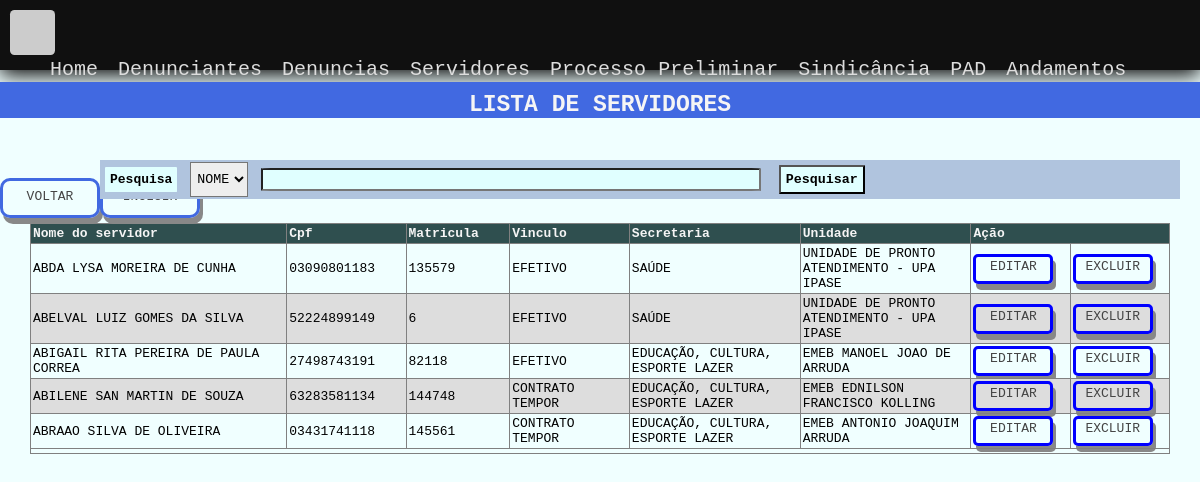
The app's page /servidor with its own data.
### tables this page shows
CREATE TABLE `servidor` (
  `id_servidor` int(11) NOT NULL,
  `nome_servidor` varchar(100) NOT NULL,
  `cpf` varchar(11) NOT NULL,
  `matricula` int(10) NOT NULL,
  `vinculo` varchar(15) NOT NULL,
  `secretaria` varchar(70) NOT NULL,
  `unidade` varchar(100) NOT NULL,
  `observacao` varchar(100) NOT NULL,
  `id_denuncia` int(11) DEFAULT NULL,
  `id_processo` int(11) DEFAULT NULL,
  `user` int(11) NOT NULL
);

### app/core/Controller.php (called while the page is built, shortened)
<?php
class Controller{
     public function load($viewName, $viewData=array(),  $viewData2 = ""){
        extract($viewData);
        include "app/views/" . $viewName .".php";
   }
}

### app/controllers/-ServidorController.php (called while the page is built, shortened)
<?php
class ServidorController extends Controller{
  public function index(){
        $servidores = new Servidor_Model();
        $dados["dados"] = $servidores->lista();
        $dados["view"] = "servidor/index";
        $this->load("template",$dados);
   }
}

### app/core/Core.php (called while the page is built, shortened)
<?php
class Core{
    private $parametros = array();
    public function run(){
       $c = new $controllerCorrente;
       call_user_func_array(array($c, $this->getMetodo()), $this->getParametros());
    }
    public function getMetodo() {
        return METODO_PADRAO;
    }
    public function getParametros() {
        return $this->parametros;
    }
}

### index.php (called while the page is built, shortened)
<?php
require 'app/core/Core.php';
$core = new Core;
$core->run();

### app/core/Model.php (called while the page is built, shortened)
<?php
abstract class Model{
    public function __construct() {
        $this->db = new \PDO("mysql:dbname=".BANCO.";host=".SERVIDOR,USUARIO,SENHA);
    }
}

### app/models/Servidor_Model.php (called while the page is built, shortened)
<?php
class Servidor_Model  extends Model{
    public function lista(){
        $sql = "SELECT * FROM servidor ORDER BY id_servidor ASC LIMIT 5";
        $qry = $this->db->query($sql);
        return $qry->fetchAll(\PDO::FETCH_OBJ);
    }
}

### app/views/servidor/index.php (the view, shortened to what this page needs)
<div class="base-home">
	<h1 class="titulo-pagina">Lista de servidores</h1>
</div>
<div class="frmConsulta">
	<form method="POST" action="<?php echo URL_BASE . 'Pesquisa/ConsultaServidor'; ?>" >
	<label>Pesquisa</label>
		<select name="pesquisa" class="select">
 				<option value="3">Nome</option>
		</select>
		<input class="pesquisa" type="text" autofocus name="valorPreenchidoUsuario">
		<input type="submit" value="pesquisar">
	</form>
</div>
<div class="base-lista">
		<table width="100%" border="1" cellspacing="0" cellpadding="0">
		  <thead>
			   <tr>
				<th width="15%" align="left">Nome do servidor</th>
				<th width="5%" align="center">Cpf</th>
				<th width="5%" align="center">Matricula</th>
				<th width="7%" align="left">Vinculo</th>
				<th width="10%" align="left">Secretaria</th>
				<th width="10%" align="left">Unidade</th>
				<th width="5%" colspan="2" align="center">Ação</th>
			  </tr>
		  </thead>
		  <tbody>
		  	<?php foreach($dados as $servidor){   ?>
				<tr class="cor1">
				<td align="center"><?php echo $servidor->nome_servidor  ?></td>
				<td align="center"><?php echo $servidor->cpf  ?></td>
				<td><?php echo $servidor->matricula  ?></td>
				<td><?php echo $servidor->vinculo  ?></td>
				<td><?php echo $servidor->secretaria  ?></td>
				<td><?php echo $servidor->unidade  ?></td>
				<td align="center">
					<div class="btn-editar">
						<a href="<?php echo URL_BASE ."servidor/Editar/".$servidor->id_servidor ?>" >Editar</a>
					</div>
				</td>
				<td align="center">
					<div class="btn-excluir">
						<a href="<?php echo URL_BASE ."servidor/Excluir/".$servidor->id_servidor ?>" >excluir</a>
					</div>
				</td>
			 </tr>
			 <?php } ?>
		  </tbody>
			<div class="btn-inc">
			</div>
			<div class="btn-inc">
				<a href="<?php echo URL_BASE . "servidor/novo" ?>" >INCLUIR </a>
			</div>
			<br/><br/><br/>
			<tr><td align="center" colspan="9">
				</td>
	</table>
</div>
</body>
</html>

### assets/css/styleEstudo.css (style rules this page uses)
* { margin:0; padding:0; box-sizing:border-box; justify-content:left; -webkit-box-sizing:border-box; -moz-box-sizing:border-box; -o-box-sizing:border-box; -ms-box-sizing:border-box; vertical-align:middle; font-family:monospace; }
html { height:100%; width: 100%; background:#ddd url(../img/fundo.png) fixed no-repeat center; background-size:100%; }
h1, h2, h3, h4, h5 { margin:0; padding:0; text-transform:uppercase; font-weight:inherit; }
a { text-decoration:none; color:#444; }
input,textarea, select { background:#EEEEEE; text-transform: uppercase; }
input[type=date], select { padding:2px }
select { height: 35px; }
body { width: 100%; height: 100%; background-color:azure; }
h1 { color: #ffff; text-align: center; margin-top: 20px; }
.container div { flex: 1 1 800px; }
.base-home { background-color:royalblue; width: 100%; height: 5%; margin-top: 1%; }
a:link { text-decoration: none; }
form { background-color:lightsteelblue; width: 90%; position: absolute; top:20%; left: 100px; }
label, input { border-radius: 2%; background-color:lightcyan; margin: 5px; padding: 5px; font-weight: bold; text-transform: capitalize; }
.base-lista { width: 100%; margin-top: 2%; background-color:; text-align: center; }
input.pesquisa { width: 500px; text-align: center; padding: 2px; }
input[type="text"] { text-align: left; }
.titulo-pagina { font-weight: bolder; font-size: 23px; color:whitesmoke; width: 100%; text-align: center; margin-left: 0px; margin-top: 10px; }
table { border-collapse: collapse; width: 95%; margin-left: 30px; margin-right: 10px; vertical-align: var(--bs-table-active-color); }
th, td { text-align: left; padding: 2px; }
tr:nth-child(even) { background-color:#ddd }
th { background-color:darkslategray; color: whitesmoke; }
.btn-inc { width: 100px; height: 40px; float: left; color: black; border-radius: 10px; border-color:royalblue; border-style: solid; padding-top: 8px; text-align: center; box-shadow: 3px 6px #888888; text-transform: uppercase; }
.btn-excluir { width: 80px; height: 30px; color:blue; border-radius: 5px; border-style: solid; padding-top: 2px; text-align: center; text-transform: uppercase; box-shadow: 3px 6px #888888; }
.btn-editar { width: 80px; height: 30px; color:blue; border-radius: 5px; border-style: solid; padding-top: 2px; text-align: center; text-transform: uppercase; box-shadow: 3px 6px #888888; }
.frmConsulta { margin-top: 3%; width: auto; margin-left: 80px; }

### records on screen
servidor: nome_servidor "ABDA LYSA MOREIRA DE CUNHA", cpf "03090801183", matricula "135579", vinculo "EFETIVO", secretaria "SAÚDE", unidade "UNIDADE DE PRONTO ATENDIMENTO - UPA IPASE"
servidor: nome_servidor "ABELVAL LUIZ GOMES DA SILVA", cpf "52224899149", matricula "6", vinculo "EFETIVO", secretaria "SAÚDE", unidade "UNIDADE DE PRONTO ATENDIMENTO - UPA IPASE"
servidor: nome_servidor "ABIGAIL RITA PEREIRA DE PAULA CORREA", cpf "27498743191", matricula "82118", vinculo "EFETIVO", secretaria "EDUCAÇÃO, CULTURA, ESPORTE LAZER", unidade "EMEB MANOEL JOAO DE ARRUDA"
servidor: nome_servidor "ABILENE SAN MARTIN DE SOUZA", cpf "63283581134", matricula "144748", vinculo "CONTRATO TEMPOR", secretaria "EDUCAÇÃO, CULTURA, ESPORTE LAZER", unidade "EMEB EDNILSON FRANCISCO KOLLING"
servidor: nome_servidor "ABRAAO SILVA DE OLIVEIRA", cpf "03431741118", matricula "145561", vinculo "CONTRATO TEMPOR", secretaria "EDUCAÇÃO, CULTURA, ESPORTE LAZER", unidade "EMEB ANTONIO JOAQUIM ARRUDA"
